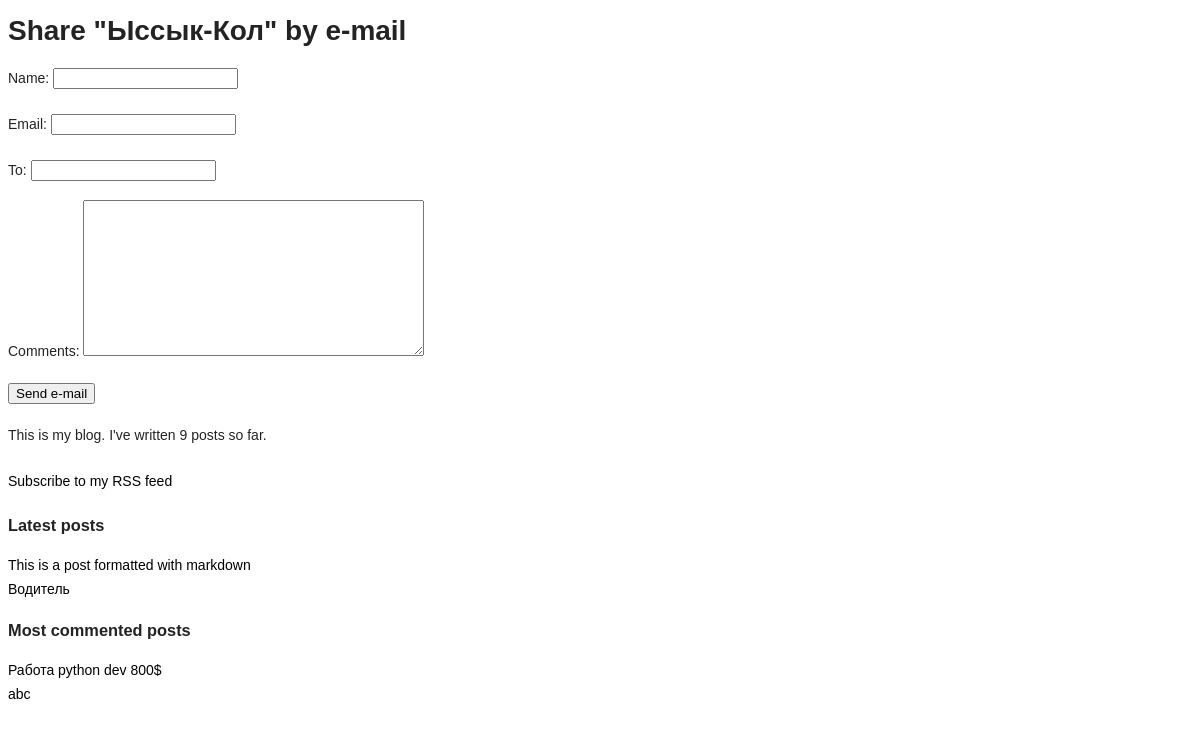
/blog/3/share/, run on the app's committed database.
### blog/models.py (models this page shows, shortened)
class Post(models.Model):
    STATUS_CHOICES = (
        ('draft', 'Draft'),
        ('published', 'Published'),
        )
    title = models.CharField(max_length=250)
    slug = models.SlugField(max_length=250,unique_for_date='publish')
    author = models.ForeignKey(User,on_delete=models.CASCADE,
    related_name='blog_posts')
    body = models.TextField()
    publish = models.DateTimeField(default=timezone.now)
    created = models.DateTimeField(auto_now_add=True)
    updated = models.DateTimeField(auto_now=True)
    status = models.CharField(max_length=10,choices=STATUS_CHOICES,default='draft')
    objects = models.Manager() # Менеджер по умолчанию.
    published = PublishedManager() # Наш новый менеджер.
    tags = TaggableManager()
    def get_absolute_url(self):
        return reverse('blog:post_detail', args=[self.publish.year, self.publish.month, self.publish.day, self.slug])
    class Meta:
        ordering = ('-publish',)

### blog/views.py (the view)
# urls.py: path('<int:post_id>/share/', views.post_share, name='post_share'),
def post_share(request, post_id):
    post = get_object_or_404(Post, id=post_id,status='published')
    sent = False
    if request.method == 'POST':
        form = EmailPostForm(request.POST)
        if form.is_valid():
            cd = form.cleaned_data
        post_url = request.build_absolute_uri(post.get_absolute_url())
        subject = '{} ({}) recommends you reading "{}"'.format(cd['name'], cd['email'], post.title)
        message = 'Read "{}" at {}\n\n{}\'s comments: {}'.format(post.title, post_url, cd['name'], cd['comments'])
        send_mail(subject, message, 'vihndsm@gmail.com', [cd['to']])
        sent = True
    else:
        form = EmailPostForm()
    return render(request, 'blog/post/share.html', {'post': post, 'form': form, 'sent': sent})

### blog/forms.py
class EmailPostForm(forms.Form):
    name = forms.CharField(max_length=25)
    email = forms.EmailField()
    to = forms.EmailField()
    comments = forms.CharField(required=False,widget=forms.Textarea)

### blog/models.py (called while the page is built)
    def get_queryset(self):
        return super().get_queryset().filter(status='published')

### blog/templatetags/blog_tags.py (called while the page is built)
@register.simple_tag
def get_most_commented_posts(count=2):
    return Post.published.annotate(total_comments=Count('comments')) .order_by('-total_comments')[:count]

@register.simple_tag
def total_posts():
    return Post.published.count()

@register.inclusion_tag('blog/post/latest_posts.html')
def show_latest_posts(count=5):
    latest_posts = Post.published.order_by('-publish')[:count]
    return {'latest_posts': latest_posts}

### blog/templates/blog/post/share.html (shortened to what this page needs)
{% extends "blog/base.html" %}
{% block content %}
    {% if sent %}
        <h1>E-mail successfully sent</h1>
        <p>"{{ post.title }}" was successfully sent to {{ form.cleaned_data.to }}.</p>
    {% else %}
        <h1>Share "{{ post.title }}" by e-mail</h1>
        <form action="." method="post">
            {{ form.as_p }}
            <input type="submit" value="Send e-mail">
        </form>
    {% endif %}
{% endblock %}

### blog/templates/blog/base.html (shortened to what this page needs)
{% load blog_tags %}
{% load static %}
<!DOCTYPE html>
<html>
<head>
    <link href="{% static 'css/blog.css' %}" rel="stylesheet">
</head>
<body>
    <div id="content">
        {% block content %}{% endblock %}
    </div>
    <div id="sidebar">
    <p>This is my blog. I've written {% total_posts %} posts so far.</p>
    <p><a href="{% url "blog:post_feed" %}">Subscribe to my RSS feed</a></p>
    <h3>Latest posts</h3>
    {% show_latest_posts 2 %}
    <h3>Most commented posts</h3>
    {% get_most_commented_posts as most_commented_posts %}
    <ul>
        {% for post in most_commented_posts %}
            <li><a href="{{ post.get_absolute_url }}">{{ post.title }}</a></li>
        {% endfor %}
    </ul>
    </div>
</body>
</html>

### blog/templates/blog/post/latest_posts.html
<ul>
    {% for post in latest_posts %}
        <li><a href="{{ post.get_absolute_url }}">{{ post.title }}</a></li>
    {% endfor %}
</ul>

### blog/static/css/blog.css (style rules this page uses)
body { font-size: 14px; font-weight: 300; line-height: 24px; height: 100%; font-family: 'Poppins', sans-serif; color: #232323; }
html, body { height: 100% }
h1, h2, h3, h4, h5, h6 { font-family: 'Montserrat', sans-serif; }
a { text-decoration: none; -webkit-transition: all 0.4s; -webkit-transition: all 0.2s; transition: all 0.2s; color: #000; }
p { line-height: 32px; }
ul, li { margin: 0; padding: 0; list-style: none; }

### data on the page
Post: title "Ыссык-Кол"
Post: title "This is a post formatted with markdown"
Post: title "Водитель"
Post: title "Работа python dev 800$"
Post: title "abc"
